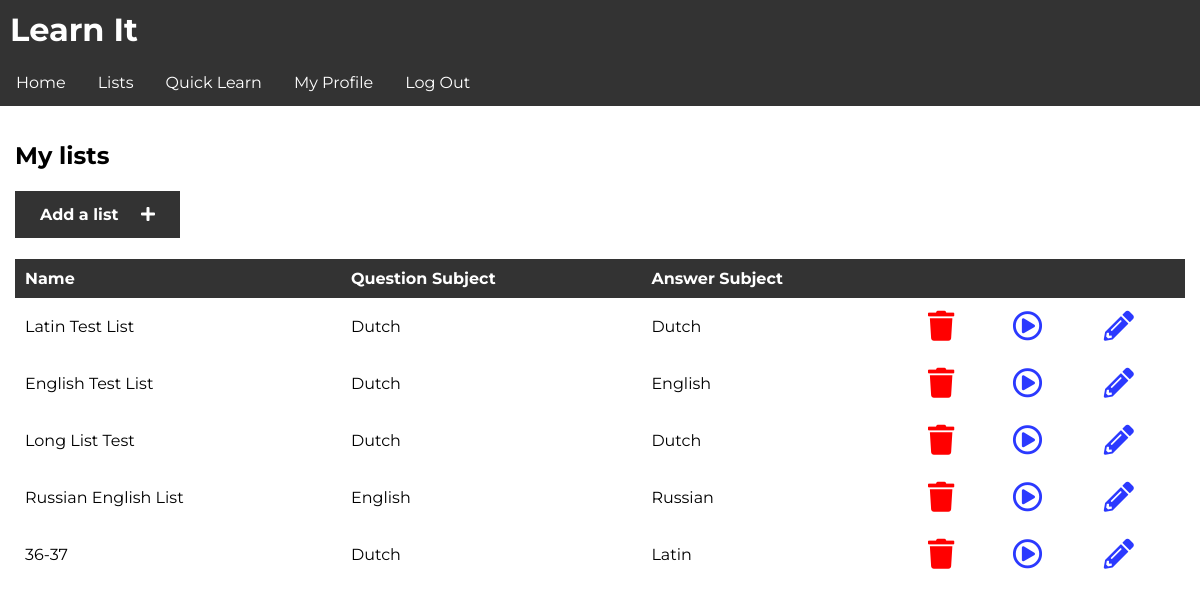
Page /app/lists/ (signed in) on the committed database.
### learnit/models.py (models this page shows, shortened)
class List(models.Model):
    name = models.CharField(max_length=255)
    owner = models.ForeignKey(to=User, on_delete=models.CASCADE)
    question_subject = models.ForeignKey(to=Subject, on_delete=models.PROTECT, related_name='question_subject')
    answer_subject = models.ForeignKey(to=Subject, on_delete=models.PROTECT, related_name='answer_subject')
    questions = models.ManyToManyField(to=Question)
    def get_test(self):
        return str(self.pk)
    def get_edit_url(self):
        return reverse('edit_list', args=[self.pk])

class Subject(models.Model):
    name = models.CharField(max_length=255)
    name_dutch = models.CharField(max_length=255, default="UNKNOWN")
    tts_support = models.BooleanField(default=False)

### learnit/views.py (the view)
# urls.py: path('app/lists/', views.lists, name='lists'),
def lists(request):
    if not request.user.is_authenticated:
        return redirect('/login')
    n_lists = List.objects.filter(owner=request.user)
    return render(request, 'app/lists.html', generate_context(request, {
        'lists': n_lists,
        'username': request.user.username
    }))

### learnit/views.py (called while the page is built)
def generate_context(request, context):
    if request.user.is_authenticated:
        settings = Settings.objects.get(user=request.user)
        context['settings_theme'] = settings.interface_theme
        context['settings_lang'] = settings.interface_language
    return context

### templates/app/lists.html (shortened to what this page needs)
{% extends 'base.html' %}
{% block content %}
    {% if settings_lang == 0 %}
    <h2>My lists</h2>
    <h4><a class="link_button" href="/app/add">Add a list &nbsp;&nbsp;&nbsp;&nbsp;<i class="fas fa-plus"></i></a></h4>
    {% elif settings_lang == 1 %}
    <h2>Mijn lijsten</h2>
    <h4><a class="link_button" href="/app/add">Lijst toevoegen &nbsp;&nbsp;&nbsp;&nbsp;<i class="fas fa-plus"></i></a></h4>
    {% endif %}
    {% if lists %}
        <table>
            {% if settings_lang == 0 %}
                <tr id="table_header">
                    <td>Name</td>
                    <td>Question Subject</td>
                    <td>Answer Subject</td>
            {% elif settings_lang == 1 %}
                <tr id="table_header">
                    <td>Naam</td>
                    <td>Vraag Onderwerp</td>
                    <td>Antwoord Onderwerp</td>
            {% endif %}
            <td></td>
            <td></td>
            <td></td>
            </tr>
            {% for list in lists %}
                <tr>
                    <td>{{ list.name }}</td>
                    {% if settings_lang == 0 %}
                    <td>{{ list.question_subject.name }}</td>
                    <td>{{ list.answer_subject.name }}</td>
                    {% elif settings_lang == 1 %}
                        <td>{{ list.question_subject.name_dutch }}</td>
                    <td>{{ list.answer_subject.name_dutch }}</td>
                    {% endif %}
                    <td><a class="delete_list" href="/app/delete/{{ list.get_test }}"><i class="fas fa-trash"></i></a>
                    </td>
                    <td><a class="test_list" href="/app/test/{{ list.get_test }}"><i class="far fa-play-circle"></i></a>
                    </td>
                    <td><a class="test_list" href="{{ list.get_edit_url }}"><i class="fas fa-pencil-alt"></i></a>
                    </td>
                </tr>
            {% endfor %}
        </table>
    {% endif %}
{% endblock %}

### learnit/static/css/style_light.css (style rules this page uses)
html, body { margin: 0; padding: 0; }
* { font-family: 'Montserrat', sans-serif; }
table { width: 100%; vertical-align: top; text-align: left; border-spacing: 0; border-collapse: collapse; }
td { width: auto; }
.delete_list { color: red; }
.test_list { color: #2b39ff; }
.test_list, .delete_list { font-size: 30px; }
#table_header { background-color: #333; color: white; width: 100%; margin: 0; font-weight: bold; }
td { margin: 0; padding: 10px; }
.link_button:link, .link_button:visited { background-color: #333; color: white; padding: 14px 25px; text-align: center; text-decoration: none; display: inline-block; }
h2 { font-weight: bold; }

### rows in the picture
List: name "Latin Test List", question_subject.name "Dutch", answer_subject.name "Dutch"
List: name "English Test List", question_subject.name "Dutch", answer_subject.name "English"
List: name "Long List Test", question_subject.name "Dutch", answer_subject.name "Dutch"
List: name "Russian English List", question_subject.name "English", answer_subject.name "Russian"
List: name "36-37", question_subject.name "Dutch", answer_subject.name "Latin"
